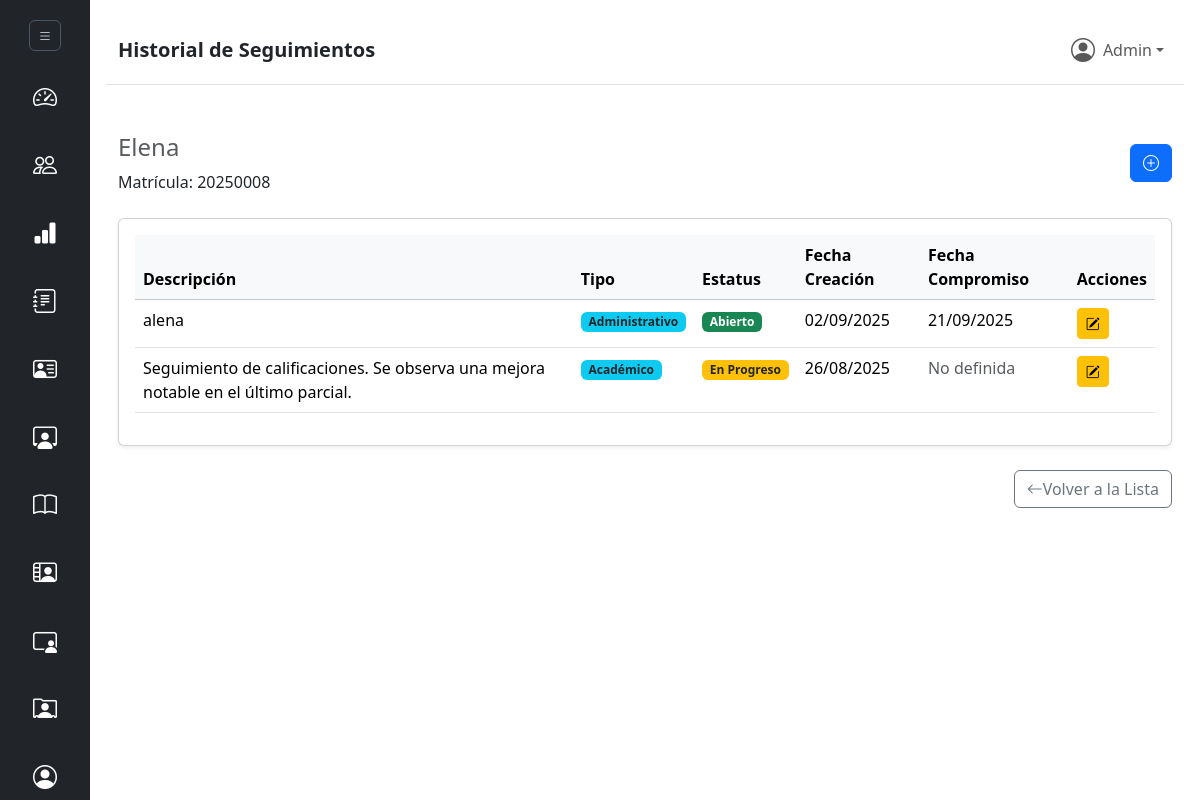
The page /ver_seguimientos.php?id_alumno=8 (signed in) on the database its author committed.
### tables this page shows
CREATE TABLE `alumnos` (
  `id_alumno` int(10) UNSIGNED NOT NULL,
  `matricula` varchar(20) NOT NULL,
  `nombre` varchar(120) NOT NULL,
  `apellido_paterno` varchar(60) NOT NULL,
  `apellido_materno` varchar(60) DEFAULT NULL,
  `estatus` tinyint(4) NOT NULL DEFAULT 1 COMMENT '1=Activo, 0=Inactivo, 2=Egresado, 3=Baja',
  `fecha_creacion` timestamp NOT NULL DEFAULT current_timestamp(),
  `fecha_movimiento` timestamp NOT NULL DEFAULT current_timestamp() ON UPDATE current_timestamp(),
  `usuarios_id_usuario_movimiento` int(10) UNSIGNED DEFAULT NULL,
  `carreras_id_carrera` int(10) UNSIGNED NOT NULL,
  `grupos_id_grupo` int(10) UNSIGNED DEFAULT NULL
);

CREATE TABLE `seguimientos` (
  `id_seguimiento` bigint(20) UNSIGNED NOT NULL,
  `descripcion` text NOT NULL,
  `estatus` tinyint(4) NOT NULL DEFAULT 1 COMMENT '1=Abierto, 2=En Progreso, 3=Cerrado',
  `fecha_creacion` timestamp NOT NULL DEFAULT current_timestamp(),
  `fecha_movimiento` timestamp NOT NULL DEFAULT current_timestamp() ON UPDATE current_timestamp(),
  `fecha_compromiso` date DEFAULT NULL,
  `usuarios_id_usuario_movimiento` int(10) UNSIGNED DEFAULT NULL,
  `alumnos_id_alumno` int(10) UNSIGNED NOT NULL,
  `tutor_id` int(10) UNSIGNED DEFAULT NULL,
  `tipo_seguimiento_id` int(10) UNSIGNED DEFAULT NULL
);

CREATE TABLE `tipo_seguimiento` (
  `id_tipo_seguimiento` int(10) UNSIGNED NOT NULL,
  `nombre` varchar(100) NOT NULL
);

### controllers/alumnoController.php (called while the page is built, shortened)
<?php
require_once __DIR__ . "/../models/Alumno.php";
class AlumnoController {
    public $alumno;
    public function __construct($conn) {
        $this->alumno = new Alumno($conn);
    }
                ?>
            <?php
    public function obtenerAlumnoPorId($idAlumno) {
        $sql = "SELECT * FROM alumnos WHERE id_alumno = :id_alumno";
        $stmt = $this->alumno->conn->prepare($sql);
        $stmt->bindParam(':id_alumno', $idAlumno, PDO::PARAM_INT);
        $stmt->execute();
        return $stmt->fetch(PDO::FETCH_ASSOC);
    }
}
?>

### models/Alumno.php (called while the page is built, shortened)
<?php
class Alumno {
    public function __construct($db = null) {
        $this->conn = $db;
    }
}
?>

### models/Seguimiento.php (called while the page is built, shortened)
<?php
class Seguimiento {
    private $conn;
    private $table = "seguimientos";
    public function __construct($db) {
        $this->conn = $db;
    }
    public function getByAlumno($idAlumno) {
        $sql = "SELECT s.*, ts.nombre as tipo_seguimiento_nombre
                FROM " . $this->table . " s
                LEFT JOIN tipo_seguimiento ts ON s.tipo_seguimiento_id = ts.id_tipo_seguimiento
                WHERE s.alumnos_id_alumno = :idAlumno
                ORDER BY s.fecha_creacion DESC";
        $stmt = $this->conn->prepare($sql);
        $stmt->bindParam(":idAlumno", $idAlumno, PDO::PARAM_INT);
        $stmt->execute();
        return $stmt->fetchAll(PDO::FETCH_ASSOC);
    }
}
?>

### views/ver_seguimientos.php (the view, shortened to what this page needs)
<?php
require_once __DIR__ . "/../controllers/authController.php";
require_once __DIR__ . "/../controllers/alumnoController.php";
require_once __DIR__ . "/../models/Seguimiento.php";
$id_alumno = filter_input(INPUT_GET, 'id_alumno', FILTER_VALIDATE_INT);
$alumnoController = new AlumnoController($conn);
$alumno = $alumnoController->obtenerAlumnoPorId($id_alumno);
include 'objects/header.php';
$seguimientoModel = new Seguimiento($conn);
$seguimientos = $seguimientoModel->getByAlumno($id_alumno);
function getEstatus(int $estatus): string {
    switch ($estatus) {
        case 1: return '<span class="badge bg-success">Abierto</span>';
        case 2: return '<span class="badge bg-warning text-dark">En Progreso</span>';
    }
}
function formatFecha(?string $fecha): string {
    if (empty($fecha)) {
        return '<span class="text-muted">No definida</span>';
    }
    return date("d/m/Y", strtotime($fecha));
}
?>
<div class="container py-5">
    <div class="row">
        <div class="col-12">
            <div class="d-flex justify-content-between align-items-center mb-4">
                <div>
                    <h4 class="text-muted fw-normal">
                        <?= htmlspecialchars($alumno['nombre_completo'] ?? $alumno['nombre']) ?>
                    </h4>
                    <p class="mb-0">Matrícula: <?= htmlspecialchars($alumno['matricula']) ?></p>
                </div>
                <a href="crear_seguimiento.php?id_alumno=<?= $id_alumno ?>" class="btn btn-primary">
                    <i class="bi bi-plus-circle"></i>
                </a>
            </div>
            <div class="card shadow-sm">
                <div class="card-body">
                    <?php if (empty($seguimientos)): ?>
                        <div class="text-center p-4">
                            <p class="mb-0">Aún no hay seguimientos para este alumno.</p>
                        </div>
                    <?php else: ?>
                        <div class="table-responsive">
                            <table class="table table-hover">
                                <thead class="table-light">
                                    <tr>
                                        <th scope="col">Descripción</th>
                                        <th scope="col">Tipo</th>
                                        <th scope="col">Estatus</th>
                                        <th scope="col">Fecha Creación</th>
                                        <th scope="col">Fecha Compromiso</th>
                                        <th scope="col">Acciones</th> </tr>
                                </thead>
                                <tbody>
                                    <?php foreach ($seguimientos as $seguimiento): ?>
                                        <tr>
                                            <td><?= htmlspecialchars($seguimiento['descripcion']) ?></td>
                                            <td>
                                                <span class="badge bg-info text-dark">
                                                    <?= htmlspecialchars($seguimiento['tipo_seguimiento_nombre'] ?? 'No asignado') ?>
                                                </span>
                                            </td>
                                            <td><?= getEstatus((int)$seguimiento['estatus']) ?></td>
                                            <td><?= formatFecha($seguimiento['fecha_creacion']) ?></td>
                                            <td><?= formatFecha($seguimiento['fecha_compromiso']) ?></td>
                                            <td>
                                                <a href="editar_seguimiento.php?id_seguimiento=<?= $seguimiento['id_seguimiento'] ?>" class="btn btn-sm btn-warning">
                                                    <i class="bi bi-pencil-square"></i>
                                                </a>
                                            </td>
                                        </tr>
                                    <?php endforeach; ?>
                                </tbody>
                            </table>
                        </div>
                    <?php endif; ?>
                </div>
            </div>
            <div class="mt-4 text-end">
                <a href="listas.php" class="btn btn-outline-secondary">
                    <i class="bi bi-arrow-left"></i>Volver a la Lista
                </a>
            </div>
        </div>
    </div>
</div>
<?php include 'objects/footer.php'; ?>

### rows shown on the page
alumnos: nombre "Elena", matricula "20250008"
seguimientos: descripcion "alena", tipo_seguimiento.nombre "Administrativo", estatus "Abierto", fecha_creacion "02/09/2025", fecha_compromiso "21/09/2025"
seguimientos: descripcion "Seguimiento de calificaciones. Se observa una mejora notable en el último parcial.", tipo_seguimiento.nombre "Académico", estatus "En Progreso", fecha_creacion "26/08/2025", shows "No definida"

### other values the page prints
$page_title "Historial de Seguimientos"
$_SESSION['usuario_nombre'] "Admin"
